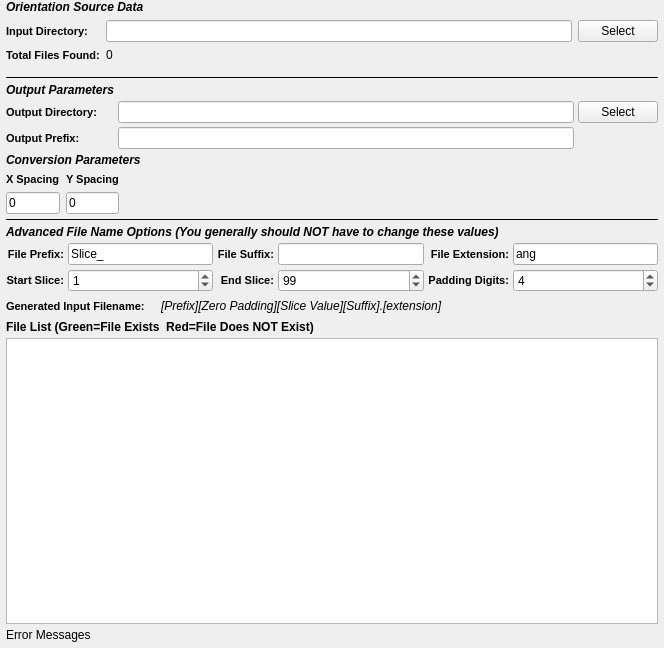
<?xml version="1.0" encoding="UTF-8"?>
<ui version="4.0">
 <class>ConvertHexGridToSquareGridWidget</class>
 <widget class="QWidget" name="ConvertHexGridToSquareGridWidget">
  <property name="geometry">
   <rect>
    <x>0</x>
    <y>0</y>
    <width>664</width>
    <height>648</height>
   </rect>
  </property>
  <layout class="QGridLayout" name="gridLayout_3">
   <property name="leftMargin">
    <number>6</number>
   </property>
   <property name="topMargin">
    <number>0</number>
   </property>
   <property name="rightMargin">
    <number>6</number>
   </property>
   <property name="bottomMargin">
    <number>6</number>
   </property>
   <property name="spacing">
    <number>4</number>
   </property>
   <item row="8" column="0">
    <layout class="QHBoxLayout" name="_6">
     <item>
      <widget class="QLabel" name="label_17">
       <property name="styleSheet">
        <string notr="true">QLabel {
font-weight: bold;
font-size: 11px;
}</string>
       </property>
       <property name="text">
        <string>Generated Input Filename:</string>
       </property>
      </widget>
     </item>
     <item>
      <spacer name="horizontalSpacer_24">
       <property name="orientation">
        <enum>Qt::Horizontal</enum>
       </property>
       <property name="sizeType">
        <enum>QSizePolicy::Fixed</enum>
       </property>
       <property name="sizeHint" stdset="0">
        <size>
         <width>12</width>
         <height>20</height>
        </size>
       </property>
      </spacer>
     </item>
     <item>
      <widget class="QLabel" name="m_GeneratedFileNameExample">
       <property name="font">
        <font>
         <italic>true</italic>
        </font>
       </property>
       <property name="text">
        <string>[Prefix][Zero Padding][Slice Value][Suffix].[extension]</string>
       </property>
      </widget>
     </item>
     <item>
      <spacer name="horizontalSpacer_25">
       <property name="orientation">
        <enum>Qt::Horizontal</enum>
       </property>
       <property name="sizeHint" stdset="0">
        <size>
         <width>40</width>
         <height>20</height>
        </size>
       </property>
      </spacer>
     </item>
    </layout>
   </item>
   <item row="2" column="0">
    <layout class="QGridLayout" name="gridLayout_2">
     <property name="topMargin">
      <number>0</number>
     </property>
     <property name="spacing">
      <number>6</number>
     </property>
     <item row="1" column="0" colspan="3">
      <widget class="QLabel" name="label_6">
       <property name="styleSheet">
        <string notr="true">QLabel 
{
font-style: italic;
font-weight: bold;
font-size: 12px;
}</string>
       </property>
       <property name="text">
        <string>Conversion Parameters</string>
       </property>
      </widget>
     </item>
     <item row="3" column="1">
      <widget class="QLineEdit" name="m_ySpacing">
       <property name="sizePolicy">
        <sizepolicy hsizetype="Ignored" vsizetype="Preferred">
         <horstretch>0</horstretch>
         <verstretch>0</verstretch>
        </sizepolicy>
       </property>
       <property name="toolTip">
        <string>The spacing between each layer.</string>
       </property>
       <property name="text">
        <string>0</string>
       </property>
      </widget>
     </item>
     <item row="2" column="1">
      <widget class="QLabel" name="label_4">
       <property name="styleSheet">
        <string notr="true">QLabel {
font-weight: bold;
font-size: 11px;
}</string>
       </property>
       <property name="text">
        <string>Y Spacing</string>
       </property>
      </widget>
     </item>
     <item row="2" column="0">
      <widget class="QLabel" name="label_2">
       <property name="styleSheet">
        <string notr="true">QLabel {
font-weight: bold;
font-size: 11px;
}</string>
       </property>
       <property name="text">
        <string>X Spacing</string>
       </property>
      </widget>
     </item>
     <item row="3" column="0">
      <widget class="QLineEdit" name="m_xSpacing">
       <property name="sizePolicy">
        <sizepolicy hsizetype="Ignored" vsizetype="Preferred">
         <horstretch>0</horstretch>
         <verstretch>0</verstretch>
        </sizepolicy>
       </property>
       <property name="toolTip">
        <string>The spacing between each layer.</string>
       </property>
       <property name="text">
        <string>0</string>
       </property>
      </widget>
     </item>
     <item row="2" column="2" rowspan="2">
      <spacer name="horizontalSpacer">
       <property name="orientation">
        <enum>Qt::Horizontal</enum>
       </property>
       <property name="sizeHint" stdset="0">
        <size>
         <width>40</width>
         <height>20</height>
        </size>
       </property>
      </spacer>
     </item>
    </layout>
   </item>
   <item row="9" column="0">
    <widget class="QLabel" name="label_57">
     <property name="font">
      <font>
       <weight>75</weight>
       <italic>false</italic>
       <bold>true</bold>
      </font>
     </property>
     <property name="text">
      <string>File List (Green=File Exists  Red=File Does NOT Exist)</string>
     </property>
    </widget>
   </item>
   <item row="7" column="0">
    <layout class="QGridLayout" name="gridLayout_20">
     <item row="1" column="0">
      <widget class="QLabel" name="label_50">
       <property name="styleSheet">
        <string notr="true">QLabel {
font-weight: bold;
font-size: 11px;
}</string>
       </property>
       <property name="text">
        <string>Start Slice:</string>
       </property>
       <property name="alignment">
        <set>Qt::AlignRight|Qt::AlignTrailing|Qt::AlignVCenter</set>
       </property>
      </widget>
     </item>
     <item row="1" column="1">
      <widget class="SVSpinBox" name="m_ZStartIndex">
       <property name="minimumSize">
        <size>
         <width>75</width>
         <height>0</height>
        </size>
       </property>
       <property name="toolTip">
        <string>Which file index to start the import at.</string>
       </property>
       <property name="maximum">
        <number>1000000</number>
       </property>
       <property name="value">
        <number>1</number>
       </property>
      </widget>
     </item>
     <item row="1" column="2">
      <widget class="QLabel" name="label_51">
       <property name="styleSheet">
        <string notr="true">QLabel {
font-weight: bold;
font-size: 11px;
}</string>
       </property>
       <property name="text">
        <string>End Slice:</string>
       </property>
       <property name="alignment">
        <set>Qt::AlignRight|Qt::AlignTrailing|Qt::AlignVCenter</set>
       </property>
      </widget>
     </item>
     <item row="1" column="3">
      <widget class="SVSpinBox" name="m_ZEndIndex">
       <property name="minimumSize">
        <size>
         <width>75</width>
         <height>0</height>
        </size>
       </property>
       <property name="toolTip">
        <string>The file index to stop the import at. (Inclusive)</string>
       </property>
       <property name="maximum">
        <number>1000000</number>
       </property>
       <property name="value">
        <number>99</number>
       </property>
      </widget>
     </item>
     <item row="1" column="4">
      <widget class="QLabel" name="label_21">
       <property name="styleSheet">
        <string notr="true">QLabel {
font-weight: bold;
font-size: 11px;
}</string>
       </property>
       <property name="text">
        <string>Padding Digits:</string>
       </property>
       <property name="alignment">
        <set>Qt::AlignRight|Qt::AlignTrailing|Qt::AlignVCenter</set>
       </property>
      </widget>
     </item>
     <item row="1" column="5">
      <widget class="SVSpinBox" name="m_TotalDigits">
       <property name="toolTip">
        <string>The number of digits to allow for the slice index.</string>
       </property>
       <property name="value">
        <number>4</number>
       </property>
      </widget>
     </item>
     <item row="0" column="0">
      <widget class="QLabel" name="label_32">
       <property name="styleSheet">
        <string notr="true">QLabel {
font-weight: bold;
font-size: 11px;
}</string>
       </property>
       <property name="text">
        <string>File Prefix:</string>
       </property>
       <property name="alignment">
        <set>Qt::AlignRight|Qt::AlignTrailing|Qt::AlignVCenter</set>
       </property>
      </widget>
     </item>
     <item row="0" column="1">
      <widget class="QLineEdit" name="m_FilePrefix">
       <property name="toolTip">
        <string>The front part of the input file name</string>
       </property>
       <property name="text">
        <string>Slice_</string>
       </property>
      </widget>
     </item>
     <item row="0" column="2">
      <widget class="QLabel" name="label_13">
       <property name="styleSheet">
        <string notr="true">QLabel {
font-weight: bold;
font-size: 11px;
}</string>
       </property>
       <property name="text">
        <string>File Suffix:</string>
       </property>
       <property name="alignment">
        <set>Qt::AlignRight|Qt::AlignTrailing|Qt::AlignVCenter</set>
       </property>
      </widget>
     </item>
     <item row="0" column="3">
      <widget class="QLineEdit" name="m_FileSuffix">
       <property name="toolTip">
        <string>The part of the filename that comes AFTER the slice index</string>
       </property>
      </widget>
     </item>
     <item row="0" column="4">
      <widget class="QLabel" name="label_56">
       <property name="styleSheet">
        <string notr="true">QLabel {
font-weight: bold;
font-size: 11px;
}</string>
       </property>
       <property name="text">
        <string>File Extension:</string>
       </property>
       <property name="alignment">
        <set>Qt::AlignRight|Qt::AlignTrailing|Qt::AlignVCenter</set>
       </property>
      </widget>
     </item>
     <item row="0" column="5">
      <widget class="QLineEdit" name="m_FileExt">
       <property name="toolTip">
        <string>The file extension of the input files</string>
       </property>
       <property name="text">
        <string>ang</string>
       </property>
      </widget>
     </item>
    </layout>
   </item>
   <item row="11" column="0">
    <widget class="QLabel" name="m_ErrorMessage">
     <property name="text">
      <string>Error Messages</string>
     </property>
    </widget>
   </item>
   <item row="10" column="0">
    <widget class="QListWidget" name="m_FileListView">
     <property name="sizePolicy">
      <sizepolicy hsizetype="Expanding" vsizetype="MinimumExpanding">
       <horstretch>0</horstretch>
       <verstretch>0</verstretch>
      </sizepolicy>
     </property>
     <property name="toolTip">
      <string>The list of files that will be imported in the order they will be imported into the HDF5 Ebsd File</string>
     </property>
    </widget>
   </item>
   <item row="0" column="0">
    <layout class="QGridLayout" name="widgetLayout">
     <property name="topMargin">
      <number>0</number>
     </property>
     <property name="bottomMargin">
      <number>0</number>
     </property>
     <property name="spacing">
      <number>6</number>
     </property>
     <item row="0" column="0" colspan="3">
      <widget class="QLabel" name="label_5">
       <property name="styleSheet">
        <string notr="true">QLabel 
{
	font-style: italic;font-weight: bold;
font-size: 12px;
}</string>
       </property>
       <property name="text">
        <string>Orientation Source Data</string>
       </property>
      </widget>
     </item>
     <item row="1" column="0">
      <widget class="QLabel" name="label_29">
       <property name="toolTip">
        <string>The directory that contains the .ang or .ctf files</string>
       </property>
       <property name="styleSheet">
        <string notr="true">QLabel {
font-weight: bold;
font-size: 11px;
}</string>
       </property>
       <property name="text">
        <string>Input Directory:</string>
       </property>
      </widget>
     </item>
     <item row="1" column="1">
      <widget class="QtSFSDropLineEdit" name="m_InputDir"/>
     </item>
     <item row="1" column="2">
      <widget class="QPushButton" name="m_InputDirBtn">
       <property name="text">
        <string>Select</string>
       </property>
      </widget>
     </item>
     <item row="2" column="0">
      <widget class="QLabel" name="label_47">
       <property name="styleSheet">
        <string notr="true">QLabel {
font-weight: bold;
font-size: 11px;
}</string>
       </property>
       <property name="text">
        <string>Total Files Found:</string>
       </property>
      </widget>
     </item>
     <item row="2" column="1">
      <widget class="QLabel" name="m_TotalSlices">
       <property name="text">
        <string>0</string>
       </property>
      </widget>
     </item>
    </layout>
   </item>
   <item row="6" column="0">
    <widget class="QLabel" name="label_58">
     <property name="styleSheet">
      <string notr="true">QLabel 
{
	font-style: italic;font-weight: bold;
font-size: 12px;
}</string>
     </property>
     <property name="text">
      <string>Advanced File Name Options (You generally should NOT have to change these values)</string>
     </property>
    </widget>
   </item>
   <item row="5" column="0">
    <widget class="Line" name="line_9">
     <property name="frameShadow">
      <enum>QFrame::Plain</enum>
     </property>
     <property name="orientation">
      <enum>Qt::Horizontal</enum>
     </property>
    </widget>
   </item>
   <item row="1" column="0">
    <layout class="QGridLayout" name="gridLayout_4">
     <property name="topMargin">
      <number>10</number>
     </property>
     <item row="1" column="0">
      <widget class="QLabel" name="label_7">
       <property name="styleSheet">
        <string notr="true">QLabel 
{
	font-style: italic;font-weight: bold;
font-size: 12px;
}</string>
       </property>
       <property name="text">
        <string>Output Parameters</string>
       </property>
      </widget>
     </item>
     <item row="0" column="0" colspan="3">
      <widget class="Line" name="line_8">
       <property name="frameShadow">
        <enum>QFrame::Plain</enum>
       </property>
       <property name="orientation">
        <enum>Qt::Horizontal</enum>
       </property>
      </widget>
     </item>
     <item row="2" column="1">
      <widget class="QtSFSDropLineEdit" name="m_OutputDir">
       <property name="toolTip">
        <string>The absolute path to the output file</string>
       </property>
      </widget>
     </item>
     <item row="2" column="2">
      <widget class="QPushButton" name="m_OutputDirBtn">
       <property name="text">
        <string>Select</string>
       </property>
      </widget>
     </item>
     <item row="2" column="0">
      <widget class="QLabel" name="label_53">
       <property name="styleSheet">
        <string>QLabel {
font-weight: bold;
font-size: 11px;
}</string>
       </property>
       <property name="text">
        <string>Output Directory:</string>
       </property>
      </widget>
     </item>
     <item row="3" column="0">
      <widget class="QLabel" name="label_54">
       <property name="styleSheet">
        <string>QLabel {
font-weight: bold;
font-size: 11px;
}</string>
       </property>
       <property name="text">
        <string>Output Prefix:</string>
       </property>
      </widget>
     </item>
     <item row="3" column="1">
      <widget class="QtSFSDropLineEdit" name="m_OutputPrefix">
       <property name="toolTip">
        <string>The absolute path to the output file</string>
       </property>
      </widget>
     </item>
    </layout>
   </item>
  </layout>
 </widget>
 <customwidgets>
  <customwidget>
   <class>SVSpinBox</class>
   <extends>QSpinBox</extends>
   <header location="global">SVControlWidgets.h</header>
  </customwidget>
  <customwidget>
   <class>QtSFSDropLineEdit</class>
   <extends>QLineEdit</extends>
   <header location="global">QtSFSDropLineEdit.h</header>
  </customwidget>
 </customwidgets>
 <tabstops>
  <tabstop>m_InputDir</tabstop>
  <tabstop>m_InputDirBtn</tabstop>
  <tabstop>m_OutputDir</tabstop>
  <tabstop>m_OutputDirBtn</tabstop>
  <tabstop>m_xSpacing</tabstop>
  <tabstop>m_ySpacing</tabstop>
  <tabstop>m_FilePrefix</tabstop>
  <tabstop>m_FileSuffix</tabstop>
  <tabstop>m_FileExt</tabstop>
  <tabstop>m_ZStartIndex</tabstop>
  <tabstop>m_ZEndIndex</tabstop>
  <tabstop>m_TotalDigits</tabstop>
  <tabstop>m_FileListView</tabstop>
 </tabstops>
 <resources/>
 <connections/>
</ui>
